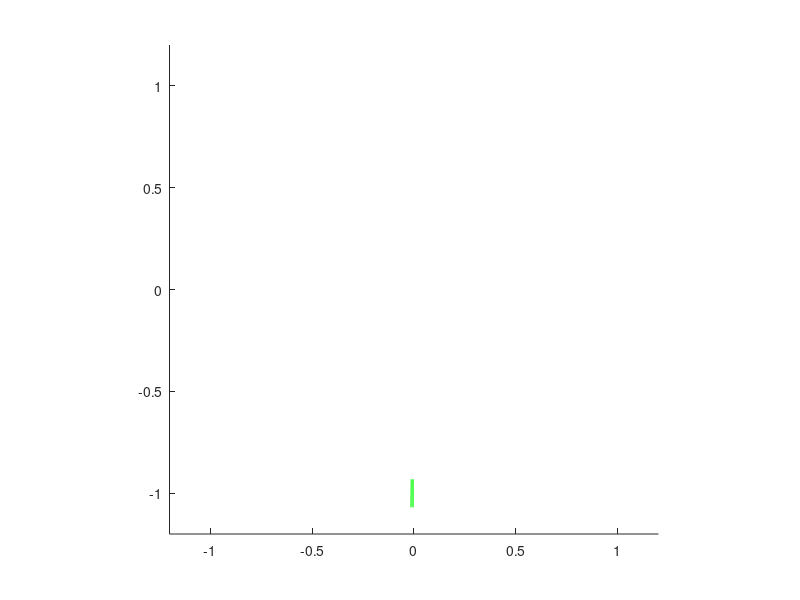

Source code (MATLAB): (Note: this script raises an error after producing the figure.)
%%ArcDraw.m
%
% This function generates a series of vectorized graphics images of an arc
% overlaid onto a gray circle
%%%%%%%%%%%%%%%%%%%%%%%%%%%%%%%%%%%%%%%%%%%%%%%%%%%%%%%%%%%%%%%%%%%%%%%%%%%%%%%%%%%%%%%%%%%%%%%%%%%%%%%%%%%

clc
clear all
close all
figsize=500;
min_arc=1; %Smallest arc angle
max_arc=60; %Largest arc angle
d_arc=10; %step size
ARC=min_arc:d_arc:max_arc;
for ct1=1:length(ARC)
%% Options
%Define the green arc
theta_max=ARC(ct1); %Angle of the arc
thickness=20; %thickness of green arc
theta_arc=linspace(0,theta_max,200); %Angles of arc

%Define the gray circle
theta_circ=linspace(0,2*pi,200);%angles in circle
thickness_circ=0;% thickness of the circle
circ_coords=[cos(theta_circ);sin(theta_circ)];
circ_color=0.4; %"Grayness." of the circle (0 is black, 1 is white)
ROT = pi/2 + ct1*pi/180;
%Angular spacing of arc over images
dtheta=5*pi/180; %degrees converted to radians%Vector of angles to rotate arc through
filedir=strcat(cd,'/Arcs/');%Directory string
for ct=1:length(ROT)
    theta=theta_arc*pi/180 - ROT(ct);
    x=[cos(theta);
        sin(theta)];   
    fig=figure;
    hold on   
    plot(x(1,:),x(2,:),'g','LineWidth', thickness)
    axis equal
    axis([-1.2,1.2,-1.2,1.2])   
    %Turn figure and axes backgrounds transparent
    ax=gca;
    fig.Units='pixels';
    ax.Units='pixels';
    fig.Position(3:4)=[figsize,figsize];
    ax.Position=[0,0,figsize,figsize];
    ax.Visible='off';
    ax.Color='none';
    fig.Color='none';
%         saveas(fig,strcat(filedir,sprintf('Arc%i',thetaMax(ct))),'epsc')%EPS Format
saveas(fig,strcat(filedir,sprintf('Arc%i',ARC(ct1))),'png')%SVG Format
close all
end
end